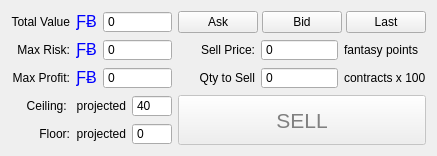
     <widget class="QWidget" name="widgetBuy_2" native="true">
      <property name="sizePolicy">
       <sizepolicy hsizetype="Preferred" vsizetype="Preferred">
        <horstretch>0</horstretch>
        <verstretch>0</verstretch>
       </sizepolicy>
      </property>
      <property name="maximumSize">
       <size>
        <width>520</width>
        <height>200</height>
       </size>
      </property>
      <property name="font">
       <font>
        <weight>50</weight>
        <bold>false</bold>
       </font>
      </property>
      <property name="accessibleName">
       <string/>
      </property>
      <property name="styleSheet">
       <string notr="true"/>
      </property>
      <layout class="QGridLayout" name="gridLayout_7">
       <item row="0" column="0">
        <widget class="QLabel" name="label_39">
         <property name="accessibleName">
          <string>TR00030</string>
         </property>
         <property name="text">
          <string>Total Value</string>
         </property>
         <property name="alignment">
          <set>Qt::AlignRight|Qt::AlignTrailing|Qt::AlignVCenter</set>
         </property>
        </widget>
       </item>
       <item row="0" column="1">
        <layout class="QHBoxLayout" name="horizontalLayout_11">
         <item>
          <widget class="QLabel" name="usdLabel10_6">
           <property name="sizePolicy">
            <sizepolicy hsizetype="Maximum" vsizetype="Preferred">
             <horstretch>0</horstretch>
             <verstretch>0</verstretch>
            </sizepolicy>
           </property>
           <property name="font">
            <font>
             <pointsize>11</pointsize>
             <weight>50</weight>
             <bold>false</bold>
            </font>
           </property>
           <property name="accessibleDescription">
            <string>USD_ICON</string>
           </property>
           <property name="text">
            <string>&lt;html&gt;&lt;head/&gt;&lt;body&gt;&lt;p&gt;&lt;span style=&quot; font-size:12pt; color:#0000ff;&quot;&gt;ƑɃ&lt;/span&gt;&lt;/p&gt;&lt;/body&gt;&lt;/html&gt;</string>
           </property>
           <property name="alignment">
            <set>Qt::AlignCenter</set>
           </property>
          </widget>
         </item>
         <item>
          <widget class="QSpinBox" name="buyTotalSpend_2">
           <property name="sizePolicy">
            <sizepolicy hsizetype="Preferred" vsizetype="Fixed">
             <horstretch>0</horstretch>
             <verstretch>0</verstretch>
            </sizepolicy>
           </property>
           <property name="minimumSize">
            <size>
             <width>40</width>
             <height>0</height>
            </size>
           </property>
           <property name="accessibleName">
            <string>PRICE</string>
           </property>
           <property name="accessibleDescription">
            <string>CAN_BE_ZERO</string>
           </property>
           <property name="styleSheet">
            <string notr="true">QDoubleSpinBox {border: 0px; background: transparent;}</string>
           </property>
           <property name="alignment">
            <set>Qt::AlignLeading|Qt::AlignLeft|Qt::AlignVCenter</set>
           </property>
           <property name="readOnly">
            <bool>true</bool>
           </property>
           <property name="buttonSymbols">
            <enum>QAbstractSpinBox::NoButtons</enum>
           </property>
           <property name="maximum">
            <number>999999999</number>
           </property>
          </widget>
         </item>
        </layout>
       </item>
       <item row="0" column="2">
        <layout class="QGridLayout" name="gridLayout_27">
         <property name="horizontalSpacing">
          <number>4</number>
         </property>
         <item row="0" column="1">
          <widget class="QPushButton" name="buyPriceAsMarketBid_3">
           <property name="sizePolicy">
            <sizepolicy hsizetype="Preferred" vsizetype="Fixed">
             <horstretch>0</horstretch>
             <verstretch>0</verstretch>
            </sizepolicy>
           </property>
           <property name="minimumSize">
            <size>
             <width>60</width>
             <height>0</height>
            </size>
           </property>
           <property name="maximumSize">
            <size>
             <width>16777215</width>
             <height>16777215</height>
            </size>
           </property>
           <property name="accessibleName">
            <string>AS_MARKET_BUY</string>
           </property>
           <property name="text">
            <string>Bid</string>
           </property>
          </widget>
         </item>
         <item row="0" column="2">
          <widget class="QPushButton" name="buyPriceAsMarketLastPrice_3">
           <property name="sizePolicy">
            <sizepolicy hsizetype="Preferred" vsizetype="Fixed">
             <horstretch>0</horstretch>
             <verstretch>0</verstretch>
            </sizepolicy>
           </property>
           <property name="minimumSize">
            <size>
             <width>60</width>
             <height>0</height>
            </size>
           </property>
           <property name="maximumSize">
            <size>
             <width>16777215</width>
             <height>16777215</height>
            </size>
           </property>
           <property name="accessibleName">
            <string>AS_LAST_PRICE</string>
           </property>
           <property name="text">
            <string>Last</string>
           </property>
          </widget>
         </item>
         <item row="0" column="0">
          <widget class="QPushButton" name="buyPriceAsMarketAsk_3">
           <property name="sizePolicy">
            <sizepolicy hsizetype="Preferred" vsizetype="Fixed">
             <horstretch>0</horstretch>
             <verstretch>0</verstretch>
            </sizepolicy>
           </property>
           <property name="minimumSize">
            <size>
             <width>60</width>
             <height>0</height>
            </size>
           </property>
           <property name="maximumSize">
            <size>
             <width>16777215</width>
             <height>16777215</height>
            </size>
           </property>
           <property name="accessibleName">
            <string>AS_MARKET_SELL</string>
           </property>
           <property name="text">
            <string>Ask</string>
           </property>
          </widget>
         </item>
        </layout>
       </item>
       <item row="1" column="0">
        <widget class="QLabel" name="label_40">
         <property name="accessibleName">
          <string>TR00033</string>
         </property>
         <property name="text">
          <string>Max Risk:</string>
         </property>
         <property name="alignment">
          <set>Qt::AlignRight|Qt::AlignTrailing|Qt::AlignVCenter</set>
         </property>
        </widget>
       </item>
       <item row="1" column="1">
        <layout class="QHBoxLayout" name="horizontalLayout_15">
         <item>
          <widget class="QLabel" name="usdLabel10_7">
           <property name="sizePolicy">
            <sizepolicy hsizetype="Maximum" vsizetype="Preferred">
             <horstretch>0</horstretch>
             <verstretch>0</verstretch>
            </sizepolicy>
           </property>
           <property name="font">
            <font>
             <pointsize>11</pointsize>
             <weight>50</weight>
             <bold>false</bold>
            </font>
           </property>
           <property name="accessibleDescription">
            <string>USD_ICON</string>
           </property>
           <property name="text">
            <string>&lt;html&gt;&lt;head/&gt;&lt;body&gt;&lt;p&gt;&lt;span style=&quot; font-size:12pt; color:#0000ff;&quot;&gt;ƑɃ&lt;/span&gt;&lt;/p&gt;&lt;/body&gt;&lt;/html&gt;</string>
           </property>
           <property name="alignment">
            <set>Qt::AlignCenter</set>
           </property>
          </widget>
         </item>
         <item>
          <widget class="QSpinBox" name="buyNextInSellPrice_3">
           <property name="sizePolicy">
            <sizepolicy hsizetype="Preferred" vsizetype="Fixed">
             <horstretch>0</horstretch>
             <verstretch>0</verstretch>
            </sizepolicy>
           </property>
           <property name="minimumSize">
            <size>
             <width>40</width>
             <height>0</height>
            </size>
           </property>
           <property name="accessibleName">
            <string>PRICE</string>
           </property>
           <property name="accessibleDescription">
            <string>CAN_BE_ZERO</string>
           </property>
           <property name="styleSheet">
            <string notr="true">QDoubleSpinBox {border: 0px; background: transparent;}</string>
           </property>
           <property name="alignment">
            <set>Qt::AlignLeading|Qt::AlignLeft|Qt::AlignVCenter</set>
           </property>
           <property name="readOnly">
            <bool>true</bool>
           </property>
           <property name="buttonSymbols">
            <enum>QAbstractSpinBox::NoButtons</enum>
           </property>
           <property name="maximum">
            <number>999999999</number>
           </property>
          </widget>
         </item>
        </layout>
       </item>
       <item row="1" column="2" rowspan="2">
        <layout class="QGridLayout" name="gridLayout_9">
         <item row="0" column="0">
          <widget class="QLabel" name="label_41">
           <property name="accessibleName">
            <string>TR00031</string>
           </property>
           <property name="text">
            <string>Sell Price:</string>
           </property>
           <property name="alignment">
            <set>Qt::AlignRight|Qt::AlignTrailing|Qt::AlignVCenter</set>
           </property>
          </widget>
         </item>
         <item row="0" column="1">
          <widget class="QSpinBox" name="sellPricePerCoin">
           <property name="sizePolicy">
            <sizepolicy hsizetype="Preferred" vsizetype="Fixed">
             <horstretch>0</horstretch>
             <verstretch>0</verstretch>
            </sizepolicy>
           </property>
           <property name="minimumSize">
            <size>
             <width>40</width>
             <height>0</height>
            </size>
           </property>
           <property name="accessibleName">
            <string>PRICE</string>
           </property>
           <property name="accessibleDescription">
            <string>CAN_BE_ZERO</string>
           </property>
           <property name="styleSheet">
            <string notr="true">QDoubleSpinBox {border: 0px; background: transparent;}</string>
           </property>
           <property name="alignment">
            <set>Qt::AlignLeading|Qt::AlignLeft|Qt::AlignVCenter</set>
           </property>
           <property name="readOnly">
            <bool>true</bool>
           </property>
           <property name="buttonSymbols">
            <enum>QAbstractSpinBox::NoButtons</enum>
           </property>
           <property name="maximum">
            <number>999999999</number>
           </property>
          </widget>
         </item>
         <item row="0" column="2">
          <widget class="QLabel" name="label_42">
           <property name="accessibleName">
            <string>TR00031</string>
           </property>
           <property name="text">
            <string>fantasy points</string>
           </property>
           <property name="alignment">
            <set>Qt::AlignLeading|Qt::AlignLeft|Qt::AlignVCenter</set>
           </property>
          </widget>
         </item>
         <item row="1" column="0">
          <widget class="QLabel" name="label_43">
           <property name="sizePolicy">
            <sizepolicy hsizetype="Preferred" vsizetype="Preferred">
             <horstretch>0</horstretch>
             <verstretch>0</verstretch>
            </sizepolicy>
           </property>
           <property name="accessibleName">
            <string>TR00032</string>
           </property>
           <property name="text">
            <string>Qty to Sell</string>
           </property>
           <property name="alignment">
            <set>Qt::AlignRight|Qt::AlignTrailing|Qt::AlignVCenter</set>
           </property>
          </widget>
         </item>
         <item row="1" column="1">
          <widget class="QSpinBox" name="sellTotalBtc">
           <property name="sizePolicy">
            <sizepolicy hsizetype="Preferred" vsizetype="Fixed">
             <horstretch>0</horstretch>
             <verstretch>0</verstretch>
            </sizepolicy>
           </property>
           <property name="minimumSize">
            <size>
             <width>40</width>
             <height>0</height>
            </size>
           </property>
           <property name="accessibleName">
            <string>PRICE</string>
           </property>
           <property name="accessibleDescription">
            <string>CAN_BE_ZERO</string>
           </property>
           <property name="styleSheet">
            <string notr="true">QDoubleSpinBox {border: 0px; background: transparent;}</string>
           </property>
           <property name="alignment">
            <set>Qt::AlignLeading|Qt::AlignLeft|Qt::AlignVCenter</set>
           </property>
           <property name="readOnly">
            <bool>true</bool>
           </property>
           <property name="buttonSymbols">
            <enum>QAbstractSpinBox::NoButtons</enum>
           </property>
           <property name="maximum">
            <number>999999999</number>
           </property>
          </widget>
         </item>
         <item row="1" column="2">
          <widget class="QLabel" name="label_44">
           <property name="accessibleName">
            <string>TR00031</string>
           </property>
           <property name="text">
            <string>contracts x 100</string>
           </property>
           <property name="alignment">
            <set>Qt::AlignLeading|Qt::AlignLeft|Qt::AlignVCenter</set>
           </property>
          </widget>
         </item>
        </layout>
       </item>
       <item row="2" column="0">
        <widget class="QLabel" name="label_45">
         <property name="sizePolicy">
          <sizepolicy hsizetype="Preferred" vsizetype="Preferred">
           <horstretch>0</horstretch>
           <verstretch>0</verstretch>
          </sizepolicy>
         </property>
         <property name="accessibleName">
          <string>TR00034</string>
         </property>
         <property name="text">
          <string>Max Profit:</string>
         </property>
         <property name="alignment">
          <set>Qt::AlignRight|Qt::AlignTrailing|Qt::AlignVCenter</set>
         </property>
        </widget>
       </item>
       <item row="3" column="0">
        <widget class="QLabel" name="label_46">
         <property name="sizePolicy">
          <sizepolicy hsizetype="Preferred" vsizetype="Preferred">
           <horstretch>0</horstretch>
           <verstretch>0</verstretch>
          </sizepolicy>
         </property>
         <property name="accessibleName">
          <string>TR00034</string>
         </property>
         <property name="text">
          <string>Ceiling: </string>
         </property>
         <property name="alignment">
          <set>Qt::AlignRight|Qt::AlignTrailing|Qt::AlignVCenter</set>
         </property>
        </widget>
       </item>
       <item row="2" column="1">
        <layout class="QHBoxLayout" name="horizontalLayout_16">
         <item>
          <widget class="QLabel" name="usdLabel10_8">
           <property name="sizePolicy">
            <sizepolicy hsizetype="Maximum" vsizetype="Preferred">
             <horstretch>0</horstretch>
             <verstretch>0</verstretch>
            </sizepolicy>
           </property>
           <property name="font">
            <font>
             <pointsize>11</pointsize>
             <weight>50</weight>
             <bold>false</bold>
            </font>
           </property>
           <property name="accessibleDescription">
            <string>USD_ICON</string>
           </property>
           <property name="text">
            <string>&lt;html&gt;&lt;head/&gt;&lt;body&gt;&lt;p&gt;&lt;span style=&quot; font-size:12pt; color:#0000ff;&quot;&gt;ƑɃ&lt;/span&gt;&lt;/p&gt;&lt;/body&gt;&lt;/html&gt;</string>
           </property>
           <property name="alignment">
            <set>Qt::AlignCenter</set>
           </property>
          </widget>
         </item>
         <item>
          <widget class="QSpinBox" name="buyNextMinBuyStep_3">
           <property name="sizePolicy">
            <sizepolicy hsizetype="Preferred" vsizetype="Fixed">
             <horstretch>0</horstretch>
             <verstretch>0</verstretch>
            </sizepolicy>
           </property>
           <property name="minimumSize">
            <size>
             <width>40</width>
             <height>0</height>
            </size>
           </property>
           <property name="accessibleName">
            <string>PRICE</string>
           </property>
           <property name="accessibleDescription">
            <string>CAN_BE_ZERO</string>
           </property>
           <property name="styleSheet">
            <string notr="true">QDoubleSpinBox {border: 0px; background: transparent;}</string>
           </property>
           <property name="alignment">
            <set>Qt::AlignLeading|Qt::AlignLeft|Qt::AlignVCenter</set>
           </property>
           <property name="readOnly">
            <bool>true</bool>
           </property>
           <property name="buttonSymbols">
            <enum>QAbstractSpinBox::NoButtons</enum>
           </property>
           <property name="maximum">
            <number>999999999</number>
           </property>
          </widget>
         </item>
        </layout>
       </item>
       <item row="3" column="1">
        <layout class="QHBoxLayout" name="horizontalLayout_17">
         <item>
          <widget class="QLabel" name="label_47">
           <property name="sizePolicy">
            <sizepolicy hsizetype="Preferred" vsizetype="Preferred">
             <horstretch>0</horstretch>
             <verstretch>0</verstretch>
            </sizepolicy>
           </property>
           <property name="accessibleName">
            <string>TR00034</string>
           </property>
           <property name="text">
            <string>projected</string>
           </property>
           <property name="alignment">
            <set>Qt::AlignRight|Qt::AlignTrailing|Qt::AlignVCenter</set>
           </property>
          </widget>
         </item>
         <item>
          <widget class="QSpinBox" name="buyCeiling_4">
           <property name="sizePolicy">
            <sizepolicy hsizetype="Preferred" vsizetype="Fixed">
             <horstretch>0</horstretch>
             <verstretch>0</verstretch>
            </sizepolicy>
           </property>
           <property name="minimumSize">
            <size>
             <width>40</width>
             <height>0</height>
            </size>
           </property>
           <property name="accessibleName">
            <string>PRICE</string>
           </property>
           <property name="accessibleDescription">
            <string>CAN_BE_ZERO</string>
           </property>
           <property name="styleSheet">
            <string notr="true">QDoubleSpinBox {border: 0px; background: transparent;}</string>
           </property>
           <property name="alignment">
            <set>Qt::AlignLeading|Qt::AlignLeft|Qt::AlignVCenter</set>
           </property>
           <property name="readOnly">
            <bool>true</bool>
           </property>
           <property name="buttonSymbols">
            <enum>QAbstractSpinBox::NoButtons</enum>
           </property>
           <property name="maximum">
            <number>40</number>
           </property>
           <property name="value">
            <number>40</number>
           </property>
          </widget>
         </item>
        </layout>
       </item>
       <item row="3" column="2" rowspan="2">
        <widget class="QPushButton" name="sellBitcoinsButton">
         <property name="enabled">
          <bool>false</bool>
         </property>
         <property name="sizePolicy">
          <sizepolicy hsizetype="Preferred" vsizetype="Preferred">
           <horstretch>0</horstretch>
           <verstretch>0</verstretch>
          </sizepolicy>
         </property>
         <property name="minimumSize">
          <size>
           <width>60</width>
           <height>0</height>
          </size>
         </property>
         <property name="font">
          <font>
           <pointsize>16</pointsize>
          </font>
         </property>
         <property name="toolTip">
          <string/>
         </property>
         <property name="accessibleName">
          <string>BUY</string>
         </property>
         <property name="styleSheet">
          <string notr="true">QPushButton {color: blue} QPushButton::disabled {color: gray}</string>
         </property>
         <property name="text">
          <string>SELL</string>
         </property>
        </widget>
       </item>
       <item row="4" column="0">
        <widget class="QLabel" name="label_48">
         <property name="sizePolicy">
          <sizepolicy hsizetype="Preferred" vsizetype="Preferred">
           <horstretch>0</horstretch>
           <verstretch>0</verstretch>
          </sizepolicy>
         </property>
         <property name="accessibleName">
          <string>TR00034</string>
         </property>
         <property name="text">
          <string>Floor:</string>
         </property>
         <property name="alignment">
          <set>Qt::AlignRight|Qt::AlignTrailing|Qt::AlignVCenter</set>
         </property>
        </widget>
       </item>
       <item row="4" column="1">
        <layout class="QHBoxLayout" name="horizontalLayout_18">
         <item>
          <widget class="QLabel" name="label_49">
           <property name="sizePolicy">
            <sizepolicy hsizetype="Preferred" vsizetype="Preferred">
             <horstretch>0</horstretch>
             <verstretch>0</verstretch>
            </sizepolicy>
           </property>
           <property name="accessibleName">
            <string>TR00034</string>
           </property>
           <property name="text">
            <string>projected</string>
           </property>
           <property name="alignment">
            <set>Qt::AlignRight|Qt::AlignTrailing|Qt::AlignVCenter</set>
           </property>
          </widget>
         </item>
         <item>
          <widget class="QSpinBox" name="buyCeiling_5">
           <property name="sizePolicy">
            <sizepolicy hsizetype="Preferred" vsizetype="Fixed">
             <horstretch>0</horstretch>
             <verstretch>0</verstretch>
            </sizepolicy>
           </property>
           <property name="minimumSize">
            <size>
             <width>40</width>
             <height>0</height>
            </size>
           </property>
           <property name="accessibleName">
            <string>PRICE</string>
           </property>
           <property name="accessibleDescription">
            <string>CAN_BE_ZERO</string>
           </property>
           <property name="styleSheet">
            <string notr="true">QDoubleSpinBox {border: 0px; background: transparent;}</string>
           </property>
           <property name="alignment">
            <set>Qt::AlignLeading|Qt::AlignLeft|Qt::AlignVCenter</set>
           </property>
           <property name="readOnly">
            <bool>true</bool>
           </property>
           <property name="buttonSymbols">
            <enum>QAbstractSpinBox::NoButtons</enum>
           </property>
           <property name="maximum">
            <number>40</number>
           </property>
           <property name="value">
            <number>0</number>
           </property>
          </widget>
         </item>
        </layout>
       </item>
      </layout>
     </widget>
